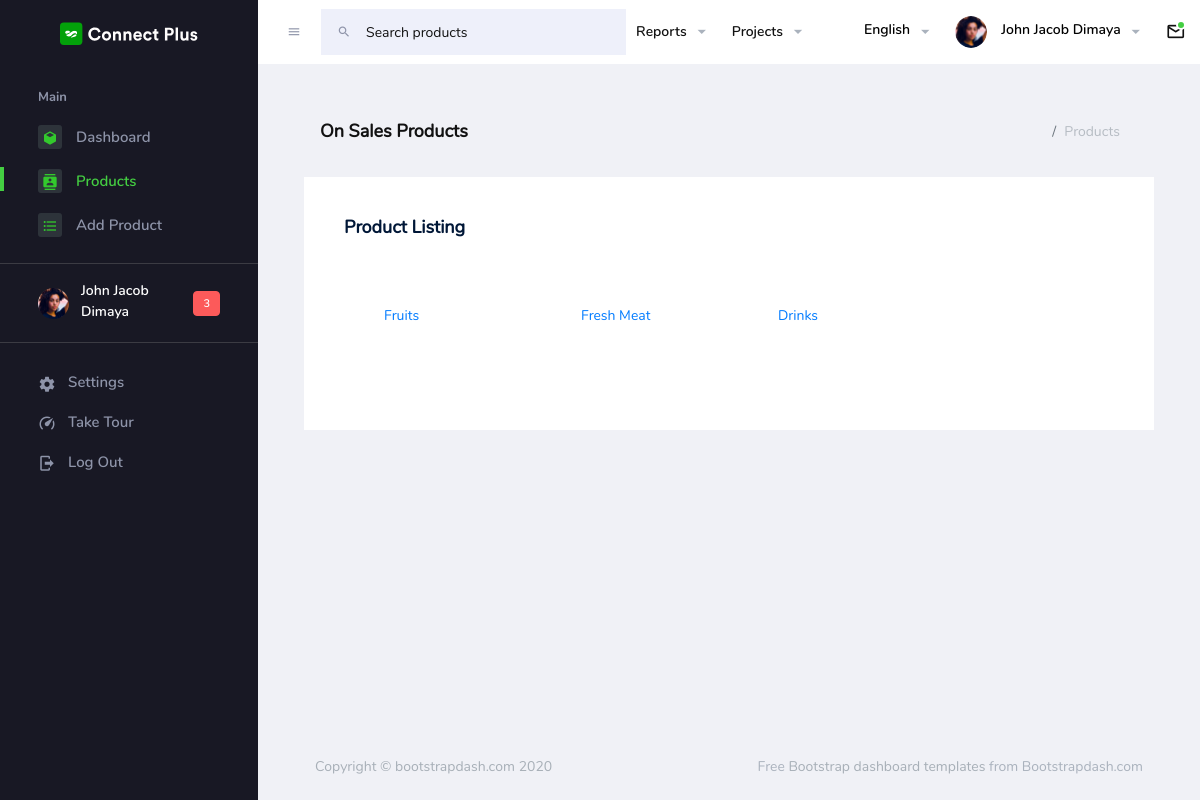
The app's page /views/seller/pages/products/product_list.php (signed in) with its own data.
### tables this page shows
CREATE TABLE `products_tbl` (
  `id` int(11) NOT NULL,
  `seller_id` int(11) DEFAULT NULL,
  `product_name` varchar(255) DEFAULT NULL,
  `product_type` varchar(255) DEFAULT NULL,
  `description` varchar(255) DEFAULT NULL,
  `min_stock` int(11) DEFAULT NULL,
  `added_by` varchar(255) DEFAULT NULL,
  `date_added` datetime NOT NULL DEFAULT current_timestamp()
);

### controllers/functions.php (called while the page is built, shortened)
<?php
function userDetails() {
    $signin = new Signin();
    $access = $signin->get_session();
    return $access;
}
function viewSellerProduct($name) {
    $seller = new View();
    $product = $seller->viewSellerProducts($name);
    return $product;
}
?>

### backend/Signin.php (called while the page is built, shortened)
<?php
class Signin extends Config {
    public function get_session(){
        if (isset($_SESSION['userdata'])) {
            return $_SESSION['userdata'];
        } else {
            return null;
        }
    }
}
?>

### backend/View.php (called while the page is built, shortened)
<?php
class View extends Config {
    public function viewSellerProducts($name) {
        $connection = $this->openConnection();
        $stmt = $connection->prepare("SELECT * FROM `products_tbl` WHERE `added_by` = ?");
        $stmt->execute([$name]);
        $data = $stmt->fetchAll();
        return $data;
    }
}
?>

### views/seller/pages/products/product_list.php (the view, shortened to what this page needs)
<?php $sellerDetails = userDetails(); ?>
<?php $products = viewSellerProduct($sellerDetails['fullname']); ?>
<!DOCTYPE html>
<html lang="en">
<head>
  <link rel="stylesheet" href="../../assets/vendors/mdi/css/materialdesignicons.min.css">
  <link rel="stylesheet" href="../../assets/vendors/flag-icon-css/css/flag-icon.min.css">
  <link rel="stylesheet" href="../../assets/vendors/css/vendor.bundle.base.css">
  <link rel="stylesheet" href="../../assets/css/style.css">
</head>
<body>
  <div class=" container-scroller">
    <nav class="navbar default-layout-navbar col-lg-12 col-12 p-0 fixed-top d-flex flex-row">
      <div class="text-center navbar-brand-wrapper d-flex align-items-center justify-content-center">
        <a class="navbar-brand brand-logo" href="../../index.html"><img src="../../assets/images/logo.svg"
            alt="logo" /></a>
      </div>
      <div class="navbar-menu-wrapper d-flex align-items-stretch">
        <button class="navbar-toggler navbar-toggler align-self-center" type="button" data-toggle="minimize">
          <span class="mdi mdi-menu"></span>
        </button>
        <div class="search-field d-none d-xl-block">
          <form class="d-flex align-items-center h-100" action="#">
            <div class="input-group">
              <div class="input-group-prepend bg-transparent">
                <i class="input-group-text border-0 mdi mdi-magnify"></i>
              </div>
              <input type="text" class="form-control bg-transparent border-0" placeholder="Search products">
            </div>
          </form>
        </div>
        <ul class="navbar-nav navbar-nav-right">
          <li class="nav-item  dropdown d-none d-md-block">
            <a class="nav-link dropdown-toggle" id="reportDropdown" href="#" data-toggle="dropdown"
              aria-expanded="false"> Reports </a>
          </li>
          <li class="nav-item  dropdown d-none d-md-block">
            <a class="nav-link dropdown-toggle" id="projectDropdown" href="#" data-toggle="dropdown"
              aria-expanded="false"> Projects </a>
          </li>
          <li class="nav-item nav-language dropdown d-none d-md-block">
            <a class="nav-link dropdown-toggle" id="languageDropdown" href="#" data-toggle="dropdown"
              aria-expanded="false">
              <div class="nav-language-icon">
                <i class="flag-icon flag-icon-us" title="us" id="us"></i>
              </div>
              <div class="nav-language-text">
                <p class="mb-1 text-black">English</p>
              </div>
            </a>
          </li>
          <li class="nav-item nav-profile dropdown">
            <a class="nav-link dropdown-toggle" id="profileDropdown" href="#" data-toggle="dropdown"
              aria-expanded="false">
              <div class="nav-profile-img">
                <img src="../../assets/images/faces/face28.png" alt="image">
              </div>
              <div class="nav-profile-text">
                <p class="mb-1 text-black"><?= $sellerDetails['fullname'] ?></p>
              </div>
            </a>
          </li>
          <li class="nav-item dropdown">
            <a class="nav-link count-indicator dropdown-toggle" id="messageDropdown" href="#" data-toggle="dropdown"
              aria-expanded="false">
              <i class="mdi mdi-email-outline"></i>
              <span class="count-symbol bg-success"></span>
            </a>
          </li>
          <li class="nav-item dropdown">
          </li>
        </ul>
      </div>
    </nav>
    <div class="container-fluid page-body-wrapper">
      <nav class="sidebar sidebar-offcanvas" id="sidebar">
        <ul class="nav">
          <li class="nav-item nav-category">Main</li>
          <li class="nav-item">
            <a class="nav-link" href="../../index.php">
              <span class="icon-bg"><i class="mdi mdi-cube menu-icon"></i></span>
              <span class="menu-title">Dashboard</span>
            </a>
          </li>
          <li class="nav-item">
            <a class="nav-link" href="../../pages/products/product_list.php">
              <span class="icon-bg"><i class="mdi mdi-contacts menu-icon"></i></span>
              <span class="menu-title">Products</span>
            </a>
          </li>
          <li class="nav-item">
            <a class="nav-link" href="../../pages/forms/add_new_product.php">
              <span class="icon-bg"><i class="mdi mdi-format-list-bulleted menu-icon"></i></span>
              <span class="menu-title">Add Product</span>
            </a>
          </li>
          <li class="nav-item sidebar-user-actions mt-3">
            <div class="user-details">
              <div class="d-flex justify-content-between align-items-center">
                <div>
                  <div class="d-flex align-items-center">
                    <div class="sidebar-profile-img">
                      <img src="../../assets/images/faces/face28.png" alt="image">
                    </div>
                    <div class="sidebar-profile-text">
                      <p class="mb-1"><?= $sellerDetails['fullname'] ?></p>
                    </div>
                  </div>
                </div>
                <div class="badge badge-danger">3</div>
              </div>
            </div>
          </li>
          <li class="nav-item sidebar-user-actions">
            <div class="sidebar-user-menu">
              <a href="#" class="nav-link"><i class="mdi mdi-settings menu-icon"></i>
                <span class="menu-title">Settings</span>
              </a>
            </div>
          </li>
          <li class="nav-item sidebar-user-actions">
            <div class="sidebar-user-menu">
              <a href="#" class="nav-link"><i class="mdi mdi-speedometer menu-icon"></i>
                <span class="menu-title">Take Tour</span></a>
            </div>
          </li>
          <li class="nav-item sidebar-user-actions">
            <div class="sidebar-user-menu">
              <a href="/e-commerce/signout.php" class="nav-link"><i class="mdi mdi-logout menu-icon"></i>
                <span class="menu-title">Log Out</span></a>
            </div>
          </li>
        </ul>
      </nav>
      <div class="main-panel">
        <div class="content-wrapper">
          <div class="page-header">
            <h3 class="page-title"> On Sales Products </h3>
            <nav aria-label="breadcrumb">
              <ol class="breadcrumb">
                <li class="breadcrumb-item active" aria-current="page">Products</li>
              </ol>
            </nav>
          </div>
          <div class="row">
                <div class="col-lg-12 grid-margin">
                    <div class="card">
                        <div class="card-body">
                            <h4 class="card-title">Product Listing</h4>
                            <div class="row">
                                <?php if ($products): ?>
                                    <?php foreach ($products as $product): ?>
                                        <div class="col-sm-6 col-md-4 col-lg-3 mb-4">
                                            <div class="card border-primary">
                                                <div class="card-body">
                                                    <p class="card-text">
                                                        <a href="/e-commerce/views/seller/pages/tables/product_details.php?id=<?= $product['id']; ?>">
                                                            <?= $product['product_name']; ?>
                                                        </a>
                                                    </p>
                                                </div>
                                            </div>
                                        </div>
                                    <?php endforeach; ?>
                                <?php else: ?>
                                    <div class="col-12">
                                        <p class="text-center text-muted">No products available.</p>
                                    </div>
                                <?php endif; ?>
                            </div>
                        </div>
                    </div>
                </div>
            </div>
        </div>
        <footer class="footer">
          <div class="footer-inner-wraper">
            <div class="d-sm-flex justify-content-center justify-content-sm-between">
              <span class="text-muted d-block text-center text-sm-left d-sm-inline-block">Copyright © bootstrapdash.com
                2020</span>
              <span class="float-none float-sm-right d-block mt-1 mt-sm-0 text-center"> Free <a
                  href="https://www.bootstrapdash.com/" target="_blank">Bootstrap dashboard templates</a> from
                Bootstrapdash.com</span>
            </div>
          </div>
        </footer>
      </div>
    </div>
  </div>
</body>
</html>

### records on screen
products_tbl: product_name "Fruits"
products_tbl: product_name "Fresh Meat"
products_tbl: product_name "Drinks"

### other values on screen
$sellerDetails['fullname'] "John Jacob Dimaya"
